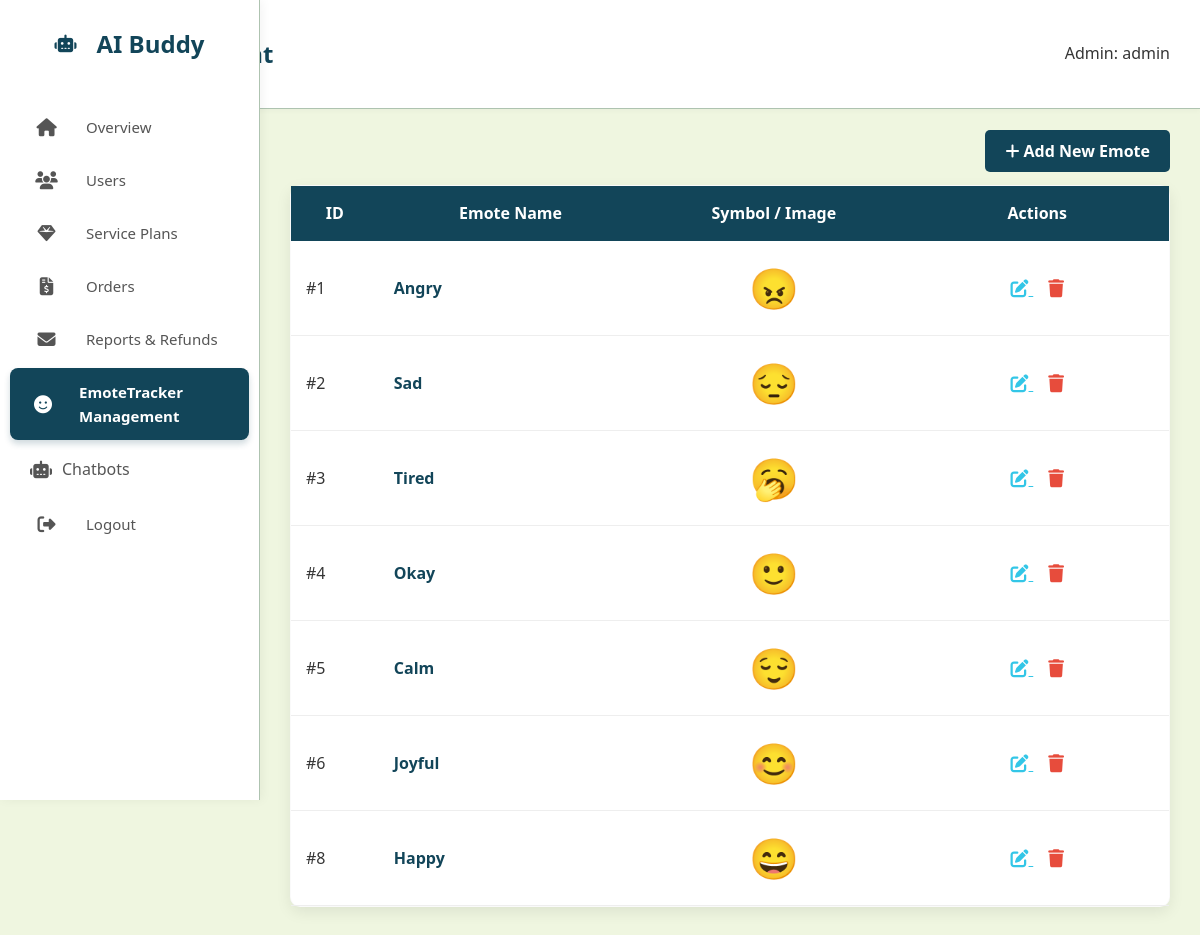
/admin_aibuddy/modules/emote/index.php (signed in), run on the app's committed database.
### tables this page shows
CREATE TABLE `icon` (
  `IconID` int(11) NOT NULL,
  `IconName` varchar(50) DEFAULT NULL,
  `IconSymbol` varchar(20) DEFAULT NULL
);

### admin_aibuddy/modules/emote/index.php (the view, shortened to what this page needs)
<?php
require_once __DIR__ . '/../../config/db.php';
$sql = "SELECT * FROM icon ORDER BY IconID ASC";
$result = $conn->query($sql);
?>
<!DOCTYPE html>
<html lang="en">
<head>
    <link rel="stylesheet" href="../../assets/css/style.css">
    <link rel="stylesheet" href="https://cdnjs.cloudflare.com/ajax/libs/font-awesome/6.4.0/css/all.min.css">
</head>
<body>
    <?php include __DIR__ . '/../../includes/sidebar.php'; ?>
    <div class="top-navbar">
        <h2>Emote Management</h2>
        <div class="user-profile">Admin: <?php echo $_SESSION['user_name']; ?></div>
    </div>
    <div class="main-content">
        <div style="margin-bottom: 20px; text-align: right;">
            <a href="add.php" class="btn" style="background: var(--primary); color: white; padding: 10px 20px; text-decoration: none; border-radius: 5px; font-weight: bold;">
                <i class="fa-solid fa-plus"></i> Add New Emote
            </a>
        </div>
        <div class="table-container card-box" style="padding: 0;">
            <table style="width: 100%; border-collapse: collapse;">
                <thead>
                    <tr style="background: var(--primary); color: white;">
                        <th style="padding: 15px; width: 10%;">ID</th>
                        <th style="padding: 15px; width: 30%;">Emote Name</th>
                        <th style="padding: 15px; width: 30%; text-align: center;">Symbol / Image</th>
                        <th style="padding: 15px; text-align: center;">Actions</th>
                    </tr>
                </thead>
                <tbody>
                    <?php if ($result && $result->num_rows > 0): ?>
                        <?php while($row = $result->fetch_assoc()): ?>
                            <tr style="border-bottom: 1px solid #eee;">
                                <td style="padding: 15px;">#<?php echo $row['IconID']; ?></td>
                                <td style="padding: 15px; font-weight: bold; color: var(--primary);">
                                    <?php echo htmlspecialchars($row['IconName']); ?>
                                </td>
                                <td style="padding: 15px; text-align: center;">
                                    <span class="emote-preview">
                                        <?php echo htmlspecialchars($row['IconSymbol']); ?>
                                    </span>
                                </td>
                                <td style="padding: 15px; text-align: center;">
                                    <a href="edit.php?id=<?php echo $row['IconID']; ?>" style="color: var(--accent); margin-right: 15px; font-size: 18px;" title="Edit">
                                        <i class="fa-solid fa-pen-to-square"></i>
                                    </a>
                                    <a href="index.php?delete_id=<?php echo $row['IconID']; ?>"
                                       onclick="return confirm('WARNING: Are you sure you want to delete the emote \'<?php echo $row['IconName']; ?>\'?');"
                                       style="color: #e74c3c; font-size: 18px;" title="Delete">
                                        <i class="fa-solid fa-trash"></i>
                                    </a>
                                </td>
                            </tr>
                        <?php endwhile; ?>
                    <?php endif; ?>
                </tbody>
            </table>
        </div>
    </div>
</body>
</html>

### admin_aibuddy/includes/sidebar.php (shortened to what this page needs)
<div class="sidebar">
    <div class="brand">
        <i class="fa-solid fa-robot"></i>
        <span>AI Buddy</span>
    </div>
    <a href="<?php echo BASE_URL; ?>index.php" class="<?php echo strpos($_SERVER['REQUEST_URI'], 'modules') === false ? 'active' : ''; ?>">
        <i class="fa-solid fa-home"></i> <span>Overview</span>
    </a>
    <a href="<?php echo BASE_URL; ?>modules/users/index.php" class="<?php echo strpos($_SERVER['REQUEST_URI'], 'modules/users') !== false ? 'active' : ''; ?>">
        <i class="fa-solid fa-users"></i>
        <span>Users</span>
    </a>
    <a href="<?php echo BASE_URL; ?>modules/plans/index.php" class="<?php echo strpos($_SERVER['REQUEST_URI'], 'modules/plans') !== false ? 'active' : ''; ?>">
        <i class="fa-solid fa-gem"></i>
        <span>Service Plans</span>
    </a>
    <a href="<?php echo BASE_URL; ?>modules/orders/index.php"  class="<?php echo strpos($_SERVER['REQUEST_URI'], 'modules/orders') !== false ? 'active' : ''; ?>">
        <i class="fa-solid fa-file-invoice-dollar"></i>
        <span>Orders</span>
    </a>
    <a href="<?php echo BASE_URL; ?>modules/reports/index.php"class="<?php echo strpos($_SERVER['REQUEST_URI'], 'modules/reports') !== false ? 'active' : ''; ?>">
        <i class="fa-solid fa-envelope"></i>
        <span>Reports & Refunds</span>
    </a>
  <a href="<?php echo BASE_URL; ?>modules/emote/index.php" class="<?php echo strpos($_SERVER['REQUEST_URI'], 'modules/emote') !== false ? 'active' : ''; ?>">
    <i class="fa-solid fa-face-smile"></i>
    <span>EmoteTracker Management</span>
</a>
    <details class="sidebar-submenu">
        <summary>
            <i class="fa-solid fa-robot"></i>
            <span>Chatbots</span>
        </summary>
    </details>
    <a href="<?php echo BASE_URL; ?>logout.php" onclick="return confirm('Are you sure you want to log out?');">
        <i class="fa-solid fa-right-from-bracket"></i>
        <span>Logout</span>
    </a>
</div>

### admin_aibuddy/assets/css/style.css (style rules this page uses)
:root { --primary-dark: #01161e; --primary: #124559; --primary-light: #598392; --accent: #33c6e7; --light: #aec3b0; --background: #eff6e0; --white: #ffffff; --gray: #d9d9d9; --text: #353535; --card-shadow: 0 5px 15px rgba(0, 0, 0, 0.08); --radius: 10px; --sidebar-width: 260px; }
* { box-sizing: border-box; }
body { font-family: 'Segoe UI', Tahoma, Geneva, Verdana, sans-serif; background-color: var(--background); color: var(--text); margin: 0; line-height: 1.6; }
.sidebar { width: var(--sidebar-width); height: 100vh; background: var(--white); position: fixed; top: 0; left: 0; padding-top: 25px; border-right: 1px solid var(--light); box-shadow: 2px 0 10px rgba(0,0,0,0.05); z-index: 1000; }
.sidebar .brand { font-size: 24px; font-weight: 800; color: var(--primary); text-align: center; margin-bottom: 40px; display: flex; align-items: center; justify-content: center; gap: 10px; }
.sidebar a { padding: 15px 30px; text-decoration: none; font-size: 15px; color: var(--primary); display: flex; align-items: center; gap: 15px; transition: 0.3s; font-weight: 500; border-left: 4px solid transparent; }
.sidebar a i { width: 25px; text-align: center; font-size: 18px; }
.sidebar { background-color: #ffffff; }
.sidebar a, .sidebar-submenu summary { display: flex; align-items: center; padding: 12px 20px; text-decoration: none; color: #555; font-weight: 500; border-radius: 8px; margin: 5px 10px; transition: all 0.3s ease; cursor: pointer; }
.sidebar i { margin-right: 12px; font-size: 1.1rem; width: 20px; text-align: center; }
.sidebar a.active, .sidebar-submenu a.active { background-color: #124559; color: #ffffff !important; font-weight: 700; box-shadow: 0 4px 6px rgba(18, 69, 89, 0.2); }
.sidebar a.active i, .sidebar-submenu a.active i { color: #ffffff; }
.sidebar-submenu { margin: 5px 10px; }
.sidebar-submenu summary { list-style: none; margin: 0; }
.main-content { margin-left: var(--sidebar-width); padding: 30px; }
.top-navbar { background: var(--white); padding: 15px 30px; display: flex; justify-content: space-between; align-items: center; box-shadow: 0 2px 5px rgba(0,0,0,0.03); border-bottom: 1px solid var(--light); }
.card-box { background-color: var(--white); border-radius: var(--radius); box-shadow: var(--card-shadow); padding: 25px; transition: transform 0.3s ease; height: 100%; border: 1px solid rgba(0,0,0,0.02); }
h2 { color: var(--primary); }

### admin_aibuddy/modules/emote/index.php (style rules this page uses)
.emote-preview { font-size: 2.5rem; display: inline-block; transition: transform 0.2s; }

### data on the page
icon: IconID "1", IconName "Angry", IconSymbol "😠"
icon: IconID "2", IconName "Sad", IconSymbol "😔"
icon: IconID "3", IconName "Tired", IconSymbol "🥱"
icon: IconID "4", IconName "Okay", IconSymbol "🙂"
icon: IconID "5", IconName "Calm", IconSymbol "😌"
icon: IconID "6", IconName "Joyful", IconSymbol "😊"
icon: IconID "8", IconName "Happy", IconSymbol "😄"

### other printed values
$_SESSION['user_name'] "admin"
